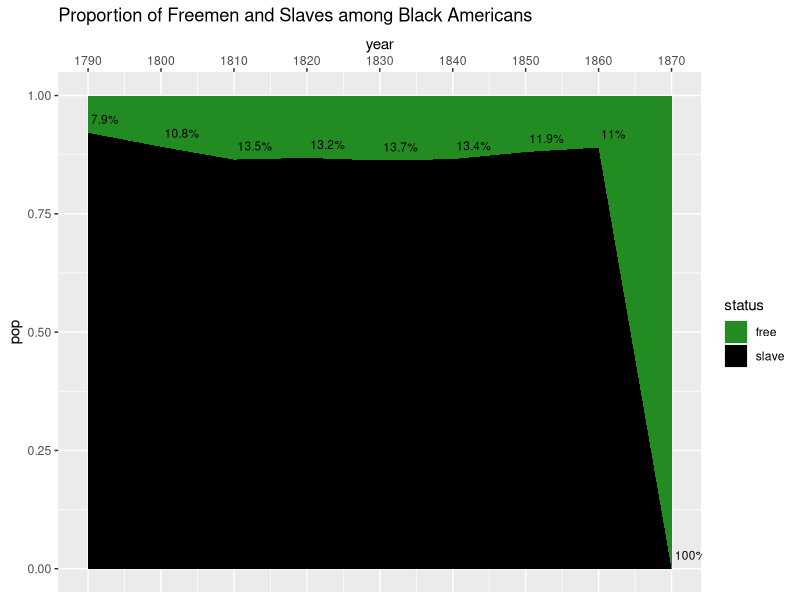

The R source for this figure:
# http://www.loc.gov/pictures/resource/ppmsca.33913/?co=anedub
library(tidyverse)
t1 <- read_csv("dat/nhgis0003_csv/nhgis0003_ds1_1790_nation.csv")
#AAQ001:      Non-White: Free
#AAQ002:      Non-White: Slave

t11 <- c("year" = 1790, "free" = t1$AAQ001, "slave" = t1$AAQ002)
  
glimpse(t1)
t2 <- read_csv("dat/nhgis0003_csv/nhgis0003_ds2_1800_nation.csv")
#AAY001:      Free
#AAY002:      Slave
t21 <- c("year" = 1800, "free" = t2$AAY001, "slave" = t2$AAY002)

t3 <- read_csv("dat/nhgis0005_csv/nhgis0005_ds3_1810_nation.csv")
# AA7001:      Free
# AA7002:      Slave
glimpse(t3)
t31 <- c("year" = 1810, "free" = t3$AA7001, "slave" = t3$AA7002)

t4 <- read_csv("dat/nhgis0005_csv/nhgis0005_ds4_1820_nation.csv")
glimpse(t4)
# ABB003:      Nonwhite: Slave >> Male
# ABB004:      Nonwhite: Slave >> Female
# ABB005:      Nonwhite: Free >> Male
# ABB006:      Nonwhite: Free >> Female
t41 <- c("year" = 1820, "free" = t4$ABB005 + t4$ABB006, "slave" = t4$ABB003 + t4$ABB004)

t5 <- read_csv("dat/nhgis0005_csv/nhgis0005_ds5_1830_nation.csv")
glimpse(t5)
# ABQ001:      Slave
# ABQ002:      Free
t51 <- c("year" = 1830, "free" = t5$ABQ002, "slave" = t5$ABQ001)

t6 <- read_csv("dat/nhgis0005_csv/nhgis0005_ds7_1840_nation.csv")
# ACS001:      White
# ACS002:      Nonwhite: Free
# ACS003:      Nonwhite: Slave
t61 <- c("year" = 1840, "free" = t6$ACS002, "slave" = t6$ACS003)

t7 <- read_csv("dat/nhgis0005_csv/nhgis0005_ds10_1850_nation.csv")
head(t7)
# AE6001:      White
# AE6002:      Nonwhite: Free
# AE6003:      Nonwhite: Slave
t71 <- c("year" = 1850, "free" = t7$AE6002, "slave" = t7$AE6003)

t8 <- read_csv("dat/nhgis0005_csv/nhgis0005_ds14_1860_nation.csv")
head(t8)
# AH3001:      White
# AH3002:      Free colored
# AH3003:      Slave
# AH3004:      Indian
# AH3005:      Half breed
# AH3006:      Asiatic
t81 <- c("year" = 1860, "free" = t8$AH3002, "slave" = t8$AH3003)

t9 <- read_csv("dat/nhgis0004_csv/nhgis0004_ds17_1870_county.csv")
# AK3002:      Colored

t91 <- c("year" = 1870, "free" = sum(t9$AK3002, na.rm = T), "slave" = 0)

dat <- data.frame(rbind(t11, t21, t31, t41, t51, t61, t71, t81, t91))
dat

figdat <- dat %>% gather(status, pop, free:slave) %>% 
  group_by(year) %>% mutate(total_pop = sum(pop), perc = pop/total_pop) %>% ungroup
ggplot() + 
  geom_area(data = figdat, aes(x = year, y = pop, fill = status), position = 'fill') + 
  geom_text(data = figdat %>% filter(status == "free"), hjust = -.1,vjust = -1,size = 3,
            aes(x = year, y = 1-perc, label = paste0(round(100*perc,1), "%"))) + 
  scale_fill_manual(values = c("forestgreen", "black")) + 
  scale_x_continuous(breaks = seq(1790,1870, 10), position = "top") + 
  ggtitle("Proportion of Freemen and Slaves among Black Americans")
